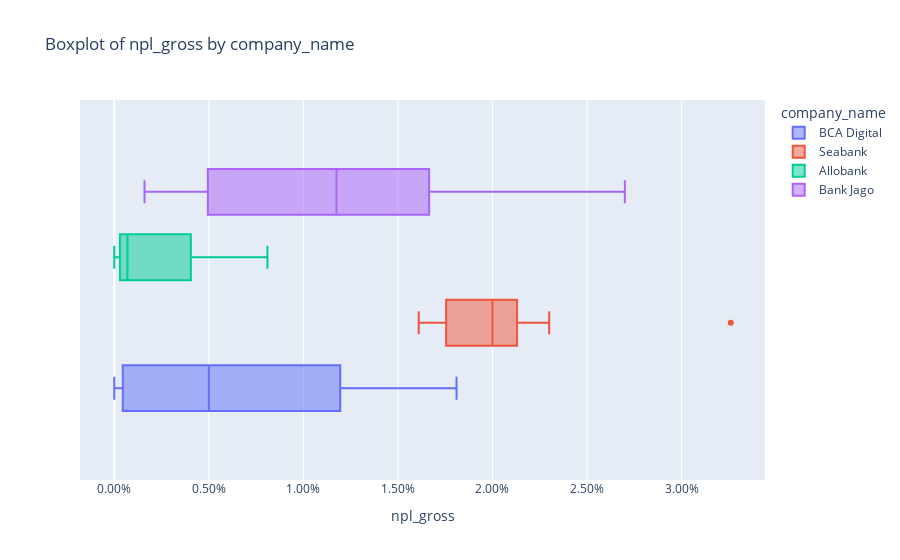

Notebook code for this chart:
### Markdown cell above
### Single Feature Checking

### Code cell
column_to_check = 'npl_gross'

fig_box = px.box(
    combined_df_rasio,
    x=column_to_check,
    color='company_name',
    points='outliers',  # show outlier dots
    orientation='h',
    title=f'Boxplot of {column_to_check} by company_name'
)
fig_box.update_xaxes(tickformat=".02%")
fig_box.show()

### Figure 1 — Plotly figure (JSON) as saved in the notebook; plotly's stock layout.template omitted (floating-point values rounded to 4 significant figures)
{"data": [{"alignmentgroup": "True", "boxpoints": "outliers", "hovertemplate": "company_name=BCA Digital<br>npl_gross=%{x}<extra></extra>", "legendgroup": "BCA Digital", "marker": {"color": "#636efa"}, "name": "BCA Digital", "notched": false, "offsetgroup": "BCA Digital", "orientation": "h", "showlegend": true, "type": "box", "x": [0.0, 0.0, 0.0, 0.0009, 0.0027, 0.0045, 0.0055, 0.011, 0.0181, 0.015, 0.0116, 0.0123], "x0": " ", "xaxis": "x", "y0": " ", "yaxis": "y"}, {"alignmentgroup": "True", "boxpoints": "outliers", "hovertemplate": "company_name=Seabank<br>npl_gross=%{x}<extra></extra>", "legendgroup": "Seabank", "marker": {"color": "#EF553B"}, "name": "Seabank", "notched": false, "offsetgroup": "Seabank", "orientation": "h", "showlegend": true, "type": "box", "x": [0.0168, 0.0217, 0.0326, 0.0203, 0.023, 0.0209, 0.0194, 0.0177, 0.0202, 0.0198, 0.0161, 0.0174], "x0": " ", "xaxis": "x", "y0": " ", "yaxis": "y"}, {"alignmentgroup": "True", "boxpoints": "outliers", "hovertemplate": "company_name=Allobank<br>npl_gross=%{x}<extra></extra>", "legendgroup": "Allobank", "marker": {"color": "#00cc96"}, "name": "Allobank", "notched": false, "offsetgroup": "Allobank", "orientation": "h", "showlegend": true, "type": "box", "x": [0.0024, 0.0, 0.0, 0.0001, 0.0005, 0.0005, 0.0006, 0.0008, 0.0039, 0.0042, 0.0055, 0.0081], "x0": " ", "xaxis": "x", "y0": " ", "yaxis": "y"}, {"alignmentgroup": "True", "boxpoints": "outliers", "hovertemplate": "company_name=Bank Jago<br>npl_gross=%{x}<extra></extra>", "legendgroup": "Bank Jago", "marker": {"color": "#ab63fa"}, "name": "Bank Jago", "notched": false, "offsetgroup": "Bank Jago", "orientation": "h", "showlegend": true, "type": "box", "x": [0.0149, 0.027, 0.021, 0.0182, 0.0151, 0.012, 0.0115, 0.0084, 0.0061, 0.0038, 0.0023, 0.0016], "x0": " ", "xaxis": "x", "y0": " ", "yaxis": "y"}], "layout": {"boxmode": "group", "legend": {"title": {"text": "company_name"}, "tracegroupgap": 0}, "title": {"text": "Boxplot of npl_gross by company_name"}, "xaxis": {"anchor": "y", "domain": [0, 1], "tickformat": ".02%", "title": {"text": "npl_gross"}}, "yaxis": {"anchor": "x", "domain": [0, 1]}}}
